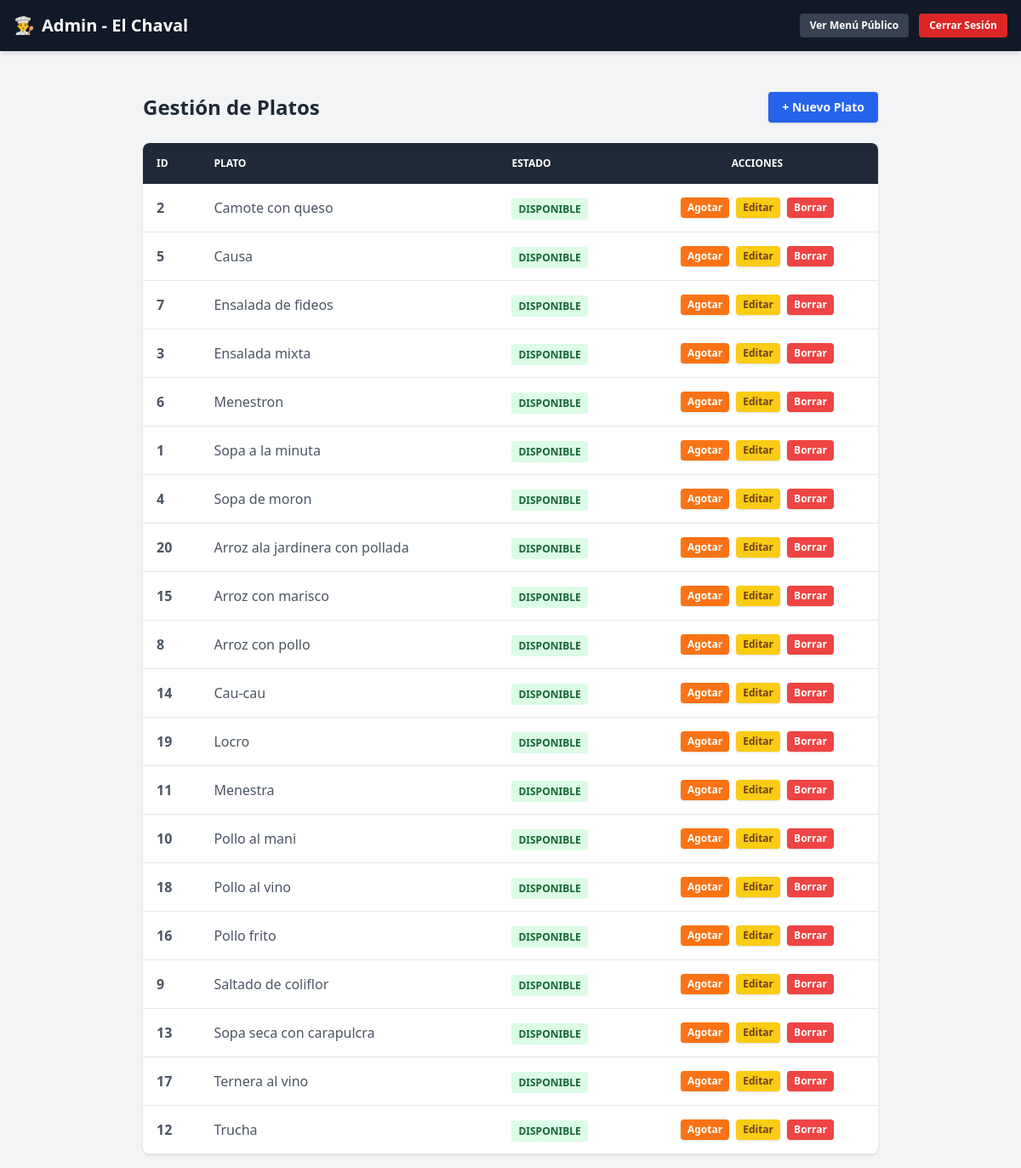
The page /admin/index.php (signed in) on the database its author committed.
### tables this page shows
CREATE TABLE platos (
    id INT AUTO_INCREMENT PRIMARY KEY,
    nombre VARCHAR(100) NOT NULL,
    id_categoria INT,
    precio DECIMAL(10,2) DEFAULT 0.00,
    estado ENUM('disponible', 'agotado') DEFAULT 'disponible',
    FOREIGN KEY (id_categoria) REFERENCES categorias(id)
);

### admin/index.php (the view, shortened to what this page needs)
<?php
require_once '../backend/conexion.php';
?>
<!DOCTYPE html>
<html lang="es">
<head>
    <script src="https://cdn.tailwindcss.com"></script>
</head>
<body class="bg-gray-100 font-sans min-h-screen">
    <nav class="bg-gray-900 text-white p-4 shadow-md flex justify-between items-center">
        <h1 class="font-bold text-xl flex items-center gap-2">
            <span>👨‍🍳</span> Admin - El Chaval
        </h1>
        <div class="flex items-center gap-3">
            <a href="../frontend/index.php" target="_blank" class="bg-gray-700 hover:bg-gray-600 px-3 py-1.5 rounded text-xs font-bold transition">
                Ver Menú Público
            </a>
            <a href="logout.php" class="bg-red-600 hover:bg-red-700 px-3 py-1.5 rounded text-xs font-bold transition">
                Cerrar Sesión
            </a>
        </div>
    </nav>
    <main class="max-w-4xl mx-auto mt-8 p-4">
        <div class="flex justify-between items-center mb-6">
            <h2 class="text-2xl font-black text-gray-800">Gestión de Platos</h2>
            <a href="nuevo_plato.php" class="bg-blue-600 text-white px-4 py-2 rounded shadow hover:bg-blue-700 font-bold text-sm block text-center">+ Nuevo Plato</a>
        </div>
        <div class="bg-white rounded-lg shadow overflow-hidden">
            <table class="w-full text-left border-collapse">
                <thead>
                    <tr class="bg-gray-800 text-white text-xs uppercase">
                        <th class="p-4">ID</th>
                        <th class="p-4">Plato</th>
                        <th class="p-4">Estado</th>
                        <th class="p-4 text-center">Acciones</th>
                    </tr>
                </thead>
                <tbody class="text-gray-600">
                    <?php
                    $sql = "SELECT id, nombre, estado FROM platos ORDER BY id_categoria, nombre";
                    $result = $conn->query($sql);
                    if ($result && $result->num_rows > 0) {
                        while($row = $result->fetch_assoc()) {
                            $color_estado = ($row["estado"] == 'disponible') ? 'bg-green-100 text-green-800' : 'bg-red-100 text-red-800';
                            $texto_boton = ($row["estado"] == 'disponible') ? 'Agotar' : 'Activar';
                            $color_boton = ($row["estado"] == 'disponible') ? 'bg-orange-500 hover:bg-orange-600' : 'bg-green-500 hover:bg-green-600';
                            echo '<tr class="border-b hover:bg-gray-50">';
                            echo '<td class="p-4 font-bold">' . $row["id"] . '</td>';
                            echo '<td class="p-4">' . htmlspecialchars($row["nombre"]) . '</td>';
                            echo '<td class="p-4"><span class="px-2 py-1 rounded text-xs font-bold uppercase ' . $color_estado . '">' . $row["estado"] . '</span></td>';
                            echo '<td class="p-4 flex justify-center gap-2">';
                            echo '<a href="cambiar_estado.php?id=' . $row["id"] . '&estado=' . $row["estado"] . '" class="' . $color_boton . ' text-white px-2 py-1 rounded text-xs font-bold shadow transition">' . $texto_boton . '</a>';
                            echo '<a href="editar_plato.php?id=' . $row["id"] . '" class="bg-yellow-400 text-yellow-900 px-2 py-1 rounded text-xs font-bold shadow hover:bg-yellow-500 transition">Editar</a>';
                            echo '<a href="borrar_plato.php?id=' . $row["id"] . '" onclick="return confirm(\'¿Estás seguro de que deseas eliminar este plato para siempre?\')" class="bg-red-500 text-white px-2 py-1 rounded text-xs font-bold shadow hover:bg-red-600 transition">Borrar</a>';
                            echo '</td>';
                            echo '</tr>';
                        }
                    } else {
                        echo '<tr><td colspan="4" class="p-4 text-center">No hay platos registrados.</td></tr>';
                    }
                    ?>
                </tbody>
            </table>
        </div>
    </main>
</body>
</html>

### rows shown on the page
platos: id "2", nombre "Camote con queso", estado "DISPONIBLE", estado "Agotar"
platos: id "5", nombre "Causa", estado "DISPONIBLE", estado "Agotar"
platos: id "7", nombre "Ensalada de fideos", estado "DISPONIBLE", estado "Agotar"
platos: id "3", nombre "Ensalada mixta", estado "DISPONIBLE", estado "Agotar"
platos: id "6", nombre "Menestron", estado "DISPONIBLE", estado "Agotar"
platos: id "1", nombre "Sopa a la minuta", estado "DISPONIBLE", estado "Agotar"
platos: id "4", nombre "Sopa de moron", estado "DISPONIBLE", estado "Agotar"
platos: id "20", nombre "Arroz ala jardinera con pollada", estado "DISPONIBLE", estado "Agotar"
platos: id "15", nombre "Arroz con marisco", estado "DISPONIBLE", estado "Agotar"
platos: id "8", nombre "Arroz con pollo", estado "DISPONIBLE", estado "Agotar"
platos: id "14", nombre "Cau-cau", estado "DISPONIBLE", estado "Agotar"
platos: id "19", nombre "Locro", estado "DISPONIBLE", estado "Agotar"
platos: id "11", nombre "Menestra", estado "DISPONIBLE", estado "Agotar"
platos: id "10", nombre "Pollo al mani", estado "DISPONIBLE", estado "Agotar"
platos: id "18", nombre "Pollo al vino", estado "DISPONIBLE", estado "Agotar"
platos: id "16", nombre "Pollo frito", estado "DISPONIBLE", estado "Agotar"
platos: id "9", nombre "Saltado de coliflor", estado "DISPONIBLE", estado "Agotar"
platos: id "13", nombre "Sopa seca con carapulcra", estado "DISPONIBLE", estado "Agotar"
platos: id "17", nombre "Ternera al vino", estado "DISPONIBLE", estado "Agotar"
platos: id "12", nombre "Trucha", estado "DISPONIBLE", estado "Agotar"
